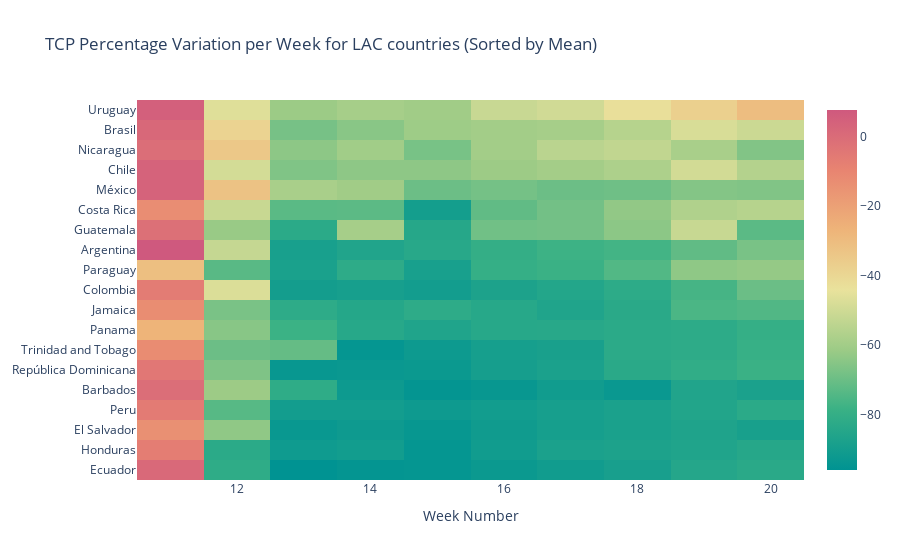

Notebook code for this chart:
### Code cell
countries = weekly[weekly['region_type'] == 'country']
to_plot = countries.pivot_table(columns='week_number', index='region_name', values='tcp').iloc[:, :-1]
to_plot = sort_index('mean', to_plot)

fig = go.Figure(data=go.Heatmap(
    _df_to_plotly(to_plot),
    colorscale='temps'
))

fig.update_layout(
    title='TCP Percentage Variation per Week for LAC countries (Sorted by Mean)',
    xaxis=dict(title='Week Number'))

fig.show()

### Figure 1 — Plotly figure (JSON) as saved in the notebook; plotly's stock layout.template omitted (floating-point values rounded to 4 significant figures; data arrays with more than 128 entries replaced by an {"elided": "..."} marker saying what was removed)
{"data": [{"colorscale": [[0, "rgb(0, 147, 146)"], [0.1667, "rgb(57, 177, 133)"], [0.3333, "rgb(156, 203, 134)"], [0.5, "rgb(233, 226, 156)"], [0.6667, "rgb(238, 180, 121)"], [0.8333, "rgb(232, 132, 113)"], [1, "rgb(207, 89, 126)"]], "type": "heatmap", "x": [11, 12, 13, 14, 15, 16, 17, 18, 19, 20], "y": ["Ecuador", "Honduras", "El Salvador", "Peru", "Barbados", "República Dominicana", "Trinidad and Tobago", "Panama", "Jamaica", "Colombia", "Paraguay", "Argentina", "Guatemala", "Costa Rica", "México", "Chile", "Nicaragua", "Brasil", "Uruguay"], "z": {"elided": "19x10 float values"}}], "layout": {"title": {"text": "TCP Percentage Variation per Week for LAC countries (Sorted by Mean)"}, "xaxis": {"title": {"text": "Week Number"}}}}
